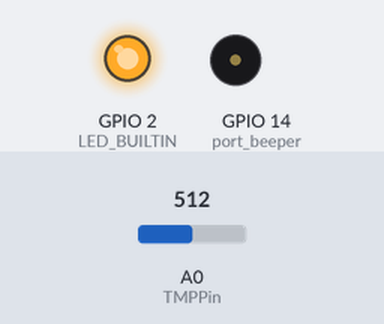
Simulated run of this sketch. Board: ESP8266 (NodeMCU). On the bench: output pins drawn as LEDs (lit = HIGH, except the on-board LED, lit = LOW), buzzer (waves = sounding). The test bench sets the inputs (shaded band); at power-on: A0 (TMPPin) = 512. WiFi joins after 1.5 s; servers stay silent unless stated.

Above: at 0.1 s.
At 9.6 s:
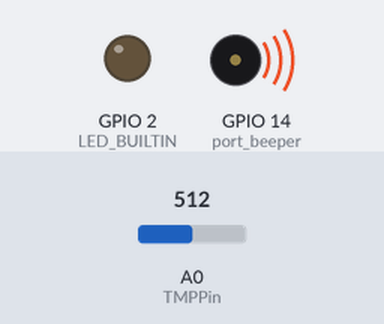
At 10.8 s:
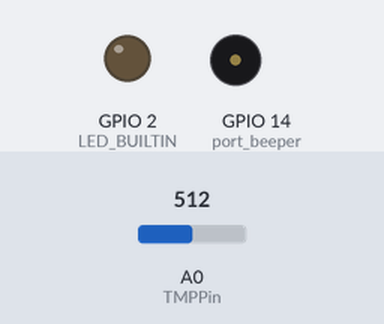
Timing chart, 0 to 12.3 s (numbered marks = the images above):
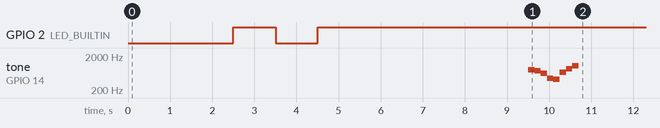

Measured:
- by itself, tone on GPIO 14 (port_beeper): plays 784 Hz for 0.15 s, 740 Hz for 0.15 s, 622 Hz for 0.15 s, 440 Hz for 0.15 s, 415 Hz for 0.15 s, 659 Hz for 0.15 s … (8 notes in this stretch)

The sketch:

WasteLessFridge.ino
```cpp
//Librairie pour la conexion d'une carte ESP8266 au wifi
#include <ESP8266WiFi.h>

//Librairie pour pouvoir executes des sons personalisés dans le hautparleur
#include <pitches.h>

//Librairie pour la création et gestion d'un client MQTT (publish/subscribe sur des topics)
#include <PubSubClient.h>

//Pin relié au TERMOMETRE
#define TMPPin A0

#ifndef STASSID
#define STASSID "ssid wifi"
#define STAPSK  "password wifi"
#endif

//Wifi access credentials
const char* ssid     = STASSID;
const char* password = STAPSK;

//Pin relié au haut parleur
int port_beeper = 14;

//Durée en ms de la note qui se reproduit dans le hautparleur
int noteDuration = 500;

//Valeur de la temperature mesurée
double temp;

//Mesure si la temperature est en dessus de la valeur de reference mesuré pendant le setup
boolean temp_ok = true;

//Intensité de la lumière à l'intérieur du frigo
double lux;

//Mesure si la lumière est en dessus d'une valeur de reference fixe
boolean lux_ok = true;

//Max quantité de lumière admissible à l'intérieur d'un frigo fermé
boolean lux_ref = 70;

//Nombre de fois que l'alarme est répéte avant de s'étaeindre
int nb_iter_alarme = 0;

//Temperature de réference à l'intérieur du refrigerateur qui se messure lors de la phase de setup
double temp_ref;


// MQTT Broker Elements

//Host du serveur MQTT
const char *mqtt_broker = "9ec58e2d6f204debb3f2169d403acdae.s1.eu.hivemq.cloud";
//Topic dans lequel les messages du senseur IOT seront publiés et lues du côte application mobile
const char *topic = "BIP";
//Nom d'utilisateur du client MQTT
const char *mqtt_username = "frigo1";
//Mot de passe du client MQTT
const char *mqtt_password = "PASSword1";
//Port de conexion avec protocole TLS
const int mqtt_port = 8883;

//Client MQTT generé à partir de la session wifi établie
WiFiClient espClient;
PubSubClient client(espClient);


void setup() {
  //Serial.begin(115200);
  pinMode(LED_BUILTIN, OUTPUT);

  //Serial.println("wifi");

  //établissement du type de conexion wifi et début de la conexion
  WiFi.mode(WIFI_STA);
  WiFi.begin(ssid, password);

  //Si la connexion echoue on reessaie de se connecte toutes les demies-secondes jusqu'à réusir
  while (WiFi.status() != WL_CONNECTED) {
    delay(500);
  }

   //Serial.println("wifi_connected");
  // Wifi connected = 2 blink
  digitalWrite(LED_BUILTIN, LOW);   // Turn the LED on
  delay(1000);                      // Wait for a second
  digitalWrite(LED_BUILTIN, HIGH);  // Turn the LED off
  delay(1000);
  digitalWrite(LED_BUILTIN, LOW);   // Turn the LED on
  delay(1000);                      // Wait for a second
  digitalWrite(LED_BUILTIN, HIGH);  // Turn the LED off

  //Attendre 5 secondes pour pouvoir fermer la porte du frigo dès que le wifi es connecté
  delay(5000);

  //Messure de la temperature de réference telle que si la temperature remonte au dessus de ce seuil l'alarme est declenché niveau application mobile
  temp_ref = read_temp();
  //Serial.println("temp ref ok");

//Ici on fait connexion avec le serveur MQTT mais en pratique on avait tout le temps un echec dans la conexion avec le code -4 et nous n'avons pas
//réussi à résoudre ce problème.
/**

  client.setServer(mqtt_broker, mqtt_port);
  client.setCallback(callback);
  while (!client.connected()) {
      String client_id = "esp8266-client-";
      client_id += String(WiFi.macAddress());

      if (client.connect(client_id.c_str(), mqtt_username, mqtt_password)) {

      } else {
         digitalWrite(LED_BUILTIN, LOW);   // Turn the LED on
         delay(1000);                      // Wait for a second
         digitalWrite(LED_BUILTIN, HIGH);  // Turn the LED off
         delay(1000);
      }
  }
  */


  // Mélodie qui s'execute quand la phase de setup est finie.
  // Melody Zelda secret
  tone(port_beeper, NOTE_G5, noteDuration*0.3); // setup ended
  delay(noteDuration*0.3);
  tone(port_beeper, NOTE_FS5, noteDuration*0.3); // setup ended
  delay(noteDuration*0.3);
  tone(port_beeper, NOTE_DS5, noteDuration*0.3); // setup ended
  delay(noteDuration*0.3);
  tone(port_beeper, NOTE_A4, noteDuration*0.3); // setup ended
  delay(noteDuration*0.3);
  tone(port_beeper, NOTE_GS4, noteDuration*0.3); // setup ended
  delay(noteDuration*0.3);
  tone(port_beeper, NOTE_E5, noteDuration*0.3); // setup ended
  delay(noteDuration*0.3);
  tone(port_beeper, NOTE_GS5, noteDuration*0.3); // setup ended
  delay(noteDuration*0.3);
  tone(port_beeper, NOTE_C6, noteDuration*0.3); // setup ended

  //envoyer un message au telephone avec la temperature de reference avec frigo fermé
  //ainsi l'appli mobile pourra détecter des cas d'alarme à partir du flux de données.
  //client.publish(topic = "temperature_reference", "%d", temp_ref);

}

//Fonction qui retourne la temperature à l'intérieur du frigo en degrés celsuis
double read_temp()
{
  int sensorInput = analogRead(TMPPin);
  double temp = (double)sensorInput * (3300/1024) ; //find percentage of input reading
  temp = (temp - 500) / 10; //multiply by 5V to get voltage
  return temp;
}

/*Ceci est une methode fictive qui prendrait la messure de la lumière à l'intérieur du frigo
afin de détecter si la porte serait ouverte ou pas mais ceci ne peut pas Être fait avec notre
capteur lumière qui est un détecteur de couleur (il émet lui même de la lumière)*/
double read_lux(){}

void loop() {
  //Est vrai si la temperature ou la luminosité est trop haute
  boolean alarme = false;

  //On commence par lire la temperature
  temp = read_temp();
  lux = read_lux();

  //envoyer un message au telephone pour l'historique de temperature et luminosité
  //client.publish(topic, "temperature historique");
  //client.publish(topic, "lumiosite historique");


  // SI la température ou la luminosité est trop haute alors alarme est assigné à true
  if ((temp > temp_ref+4)||(lux > lux_ref + 10 )){

    nb_iter_alarme += 1;
    alarme = true;
  } else {
    nb_iter_alarme = 0;
    alarme = false;
  }

  //Si c'est la première fois qu'un temperature ou luminosité trop haute est detecté le dispositif ne beepera pas
  //ceci est fait pour donner un certain délai à l'utilisateur pour ranger ses courses sans des bruits genants de la part de la carte.
  if ( alarme && nb_iter_alarme < 5 && nb_iter_alarme != 1) {

    for (int i=0;i<10;i++){

      tone(port_beeper, NOTE_G4, noteDuration);

      delay(noteDuration*2);

    }

  }

  //On espace les périodes de beeps de plus en plus et finalement on arrête de beeper au bout de 5 itérations parce que si c'est le cas

  if (!alarme || nb_iter_alarme > 5) {
    delay(180); // si ok loop toute les 30 minutes A RECHANGER
  } else {
    delay(12000*nb_iter_alarme); // sinon loop toute les 2 minutes * nb_itération
  }
}
```
